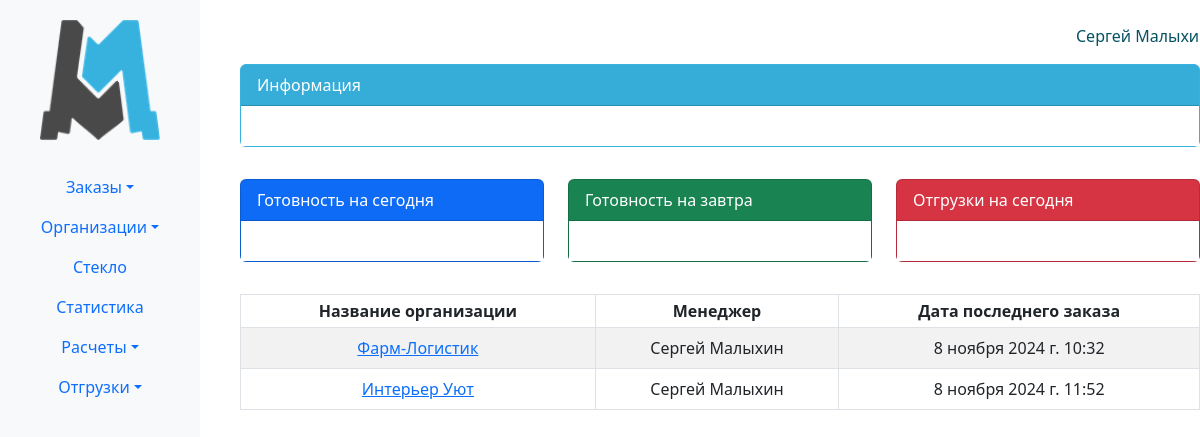
/erp_main/organizations/ (signed in), run on an earlier commit of the app's database.
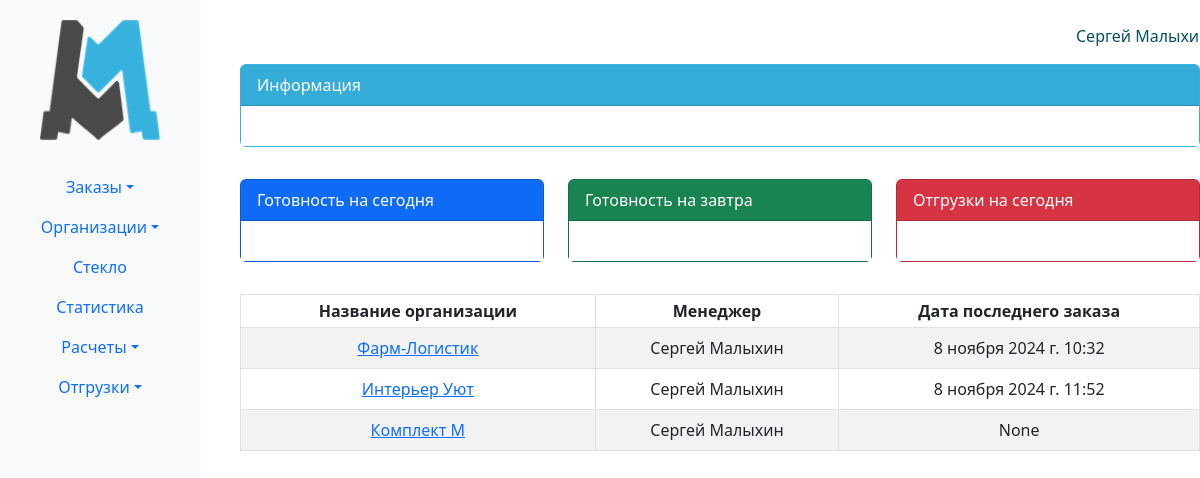
And on a later commit of the database.
### erp_main/models.py (models this page shows, shortened)
class Organization(models.Model):
    FOOTING_CHOICES = (
        ('ustav', 'устава'),
        ('attorney', 'доверенности')
    )
    KIND_CHOICES = (
        ('ooo', 'ООО'),
        ('ao', 'АО'),
        ('zao', 'ЗАО'),
        ('ip', 'ИП'),
    )
    kind = models.CharField(max_length=100, blank=True, null=True, choices=KIND_CHOICES)
    phone_number = models.CharField(max_length=15, blank=True, null=True)
    name_fl = models.CharField(max_length=15, blank=True, null=True)
    user = models.ForeignKey(User, related_name='organizations', on_delete=models.CASCADE)
    ceo_footing = models.CharField(max_length=30, choices=FOOTING_CHOICES)
    name = models.CharField(max_length=100, blank=True, null=True)
    inn = models.CharField(max_length=15, blank=True, null=True)
    ogrn = models.CharField(max_length=15, blank=True, null=True)
    kpp = models.CharField(max_length=15, blank=True, null=True)
    r_s = models.CharField(max_length=25, blank=True, null=True)
    bank = models.CharField(max_length=300, blank=True, null=True)
    bik = models.CharField(max_length=10, blank=True, null=True)
    k_s = models.CharField(max_length=25, blank=True, null=True)
    address = models.CharField(max_length=150, blank=True, null=True)
    email = models.EmailField(blank=True, null=True)
    ceo_title = models.CharField(max_length=30, blank=True, null=True)
    ceo_name = models.CharField(max_length=150, blank=True, null=True)
    contracts = models.FileField(upload_to='contracts/', blank=True, null=True)
    class Meta:
        verbose_name_plural = 'Организации'
    @property
    def last_order(self):
        return (
            Order.objects.filter(invoice__organization=self.id)
            .order_by('-created_at')
            .first().created_at if Order.objects.filter(invoice__organization=self.id).exists() else None
        )

class Order(models.Model):
    internal_order_number = models.CharField(max_length=255, unique=True)
    created_at = models.DateTimeField(auto_now_add=True)
    order_file = models.FileField(upload_to='uploads/')
    invoice = models.ForeignKey(Invoice, related_name='invoice',blank=True, null=True, on_delete=models.CASCADE)
    due_date = models.DateField(null=True, blank=True)
    comment = models.TextField(blank=True, null=True)

### erp_main/views.py (the view)
# urls.py: path('organizations/', OrganizationListView.as_view(), name='organization_list'),
class OrganizationListView(LoginRequiredMixin, ListView):
    model = Organization
    template_name = 'organization_list.html'
    context_object_name = 'organizations'
    def get_queryset(self):
        user = self.request.user
        if user.is_superuser:
            return Organization.objects.all()
        return Organization.objects.filter(user=user)

### erp_main/templates/organization_list.html
{% extends 'base.html' %}
{% block content %}
    <table class="table table-striped table-hover">
        <thead class="thead-dark">
            <tr>
                <th  style="padding: 4px; text-align: center; vertical-align: middle;">Название организации</th>
                <th  style="padding: 4px; text-align: center; vertical-align: middle;">Менеджер</th>
                <th  style="padding: 4px; text-align: center; vertical-align: middle;">Дата последнего заказа</th>
            </tr>
        </thead>
        <tbody>
            {% for org in organizations %}
            <tr>
                <td style="padding: 8px; text-align: center; vertical-align: middle;">
                    <a href="{% url 'organization_detail' org.id %}">
                        {% if org.name %}
                            {{ org.name }}
                        {% else %}
                            {{ org.name_fl }} ({{ org.phone_number }})
                        {% endif %} </a>
                </td>
                <td style="padding: 4px; text-align: center; vertical-align: middle;">{{ org.user.first_name }} {{ org.user.last_name }}</td>
                <td style="padding: 4px; text-align: center; vertical-align: middle;">{{org.last_order}}</td>
            </tr>
            {% endfor %}
        </tbody>
    </table>
{% endblock %}

What changed in the data, as far as the page shows it:
added Organization: name "Комплект М", user.first_name "Сергей", user.last_name "Малыхин", last_order "None"
